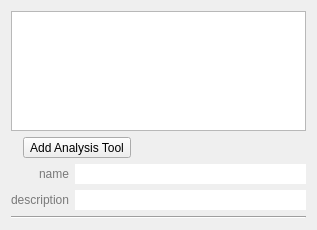
<?xml version="1.0" encoding="UTF-8"?>
<ui version="4.0">
 <class>AMDataSourcesEditor</class>
 <widget class="QWidget" name="AMDataSourcesEditor">
  <property name="geometry">
   <rect>
    <x>0</x>
    <y>0</y>
    <width>317</width>
    <height>230</height>
   </rect>
  </property>
  <property name="sizePolicy">
   <sizepolicy hsizetype="Preferred" vsizetype="Expanding">
    <horstretch>0</horstretch>
    <verstretch>0</verstretch>
   </sizepolicy>
  </property>
  <property name="windowTitle">
   <string>Form</string>
  </property>
  <layout class="QVBoxLayout" name="verticalLayout">
   <item>
    <widget class="QTreeView" name="scanSetView">
     <property name="alternatingRowColors">
      <bool>true</bool>
     </property>
    </widget>
   </item>
   <item>
    <layout class="QHBoxLayout" name="horizontalLayout">
     <property name="leftMargin">
      <number>12</number>
     </property>
     <property name="topMargin">
      <number>0</number>
     </property>
     <property name="rightMargin">
      <number>12</number>
     </property>
     <item>
      <widget class="QToolButton" name="addDataSourceButton">
       <property name="text">
        <string>Add Analysis Tool</string>
       </property>
      </widget>
     </item>
     <item>
      <spacer name="horizontalSpacer_2">
       <property name="orientation">
        <enum>Qt::Horizontal</enum>
       </property>
       <property name="sizeHint" stdset="0">
        <size>
         <width>40</width>
         <height>20</height>
        </size>
       </property>
      </spacer>
     </item>
    </layout>
   </item>
   <item>
    <layout class="QGridLayout" name="gridLayout_2">
     <property name="topMargin">
      <number>0</number>
     </property>
     <item row="0" column="1">
      <widget class="QLineEdit" name="nameEdit">
       <property name="frame">
        <bool>false</bool>
       </property>
      </widget>
     </item>
     <item row="1" column="0">
      <widget class="QLabel" name="label_2">
       <property name="styleSheet">
        <string notr="true">font: bold &quot;Lucida Grande&quot;;
color: rgb(121,121,121);</string>
       </property>
       <property name="text">
        <string>description</string>
       </property>
       <property name="alignment">
        <set>Qt::AlignRight|Qt::AlignTrailing|Qt::AlignVCenter</set>
       </property>
      </widget>
     </item>
     <item row="1" column="1">
      <widget class="QLineEdit" name="descriptionEdit">
       <property name="frame">
        <bool>false</bool>
       </property>
      </widget>
     </item>
     <item row="0" column="0">
      <widget class="QLabel" name="label">
       <property name="styleSheet">
        <string notr="true">font: bold &quot;Lucida Grande&quot;;
color: rgb(121,121,121);</string>
       </property>
       <property name="text">
        <string>name</string>
       </property>
       <property name="alignment">
        <set>Qt::AlignRight|Qt::AlignTrailing|Qt::AlignVCenter</set>
       </property>
      </widget>
     </item>
    </layout>
   </item>
   <item>
    <widget class="Line" name="line">
     <property name="orientation">
      <enum>Qt::Horizontal</enum>
     </property>
    </widget>
   </item>
   <item>
    <layout class="QVBoxLayout" name="detailEditorLayout"/>
   </item>
  </layout>
 </widget>
 <resources/>
 <connections/>
</ui>
